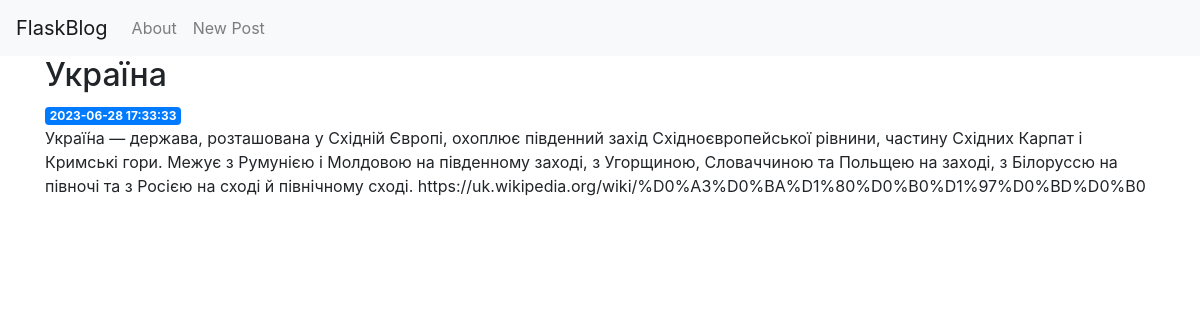
The page /1 on the database its author committed.
### tables this page shows
CREATE TABLE posts (
    id INTEGER PRIMARY KEY AUTOINCREMENT,
    created TIMESTAMP NOT NULL DEFAULT CURRENT_TIMESTAMP,
    title TEXT NOT NULL,
    content TEXT NOT NULL,
    img VARCHAR(255)
);

### app.py (the view)
@app.route('/<int:post_id>')
def post(post_id):
    post = get_post(post_id)
    return render_template('post.html', post=post)

### app.py (called while the page is built)
def get_db_connection():
    conn = sqlite3.connect('database.db')
    conn.row_factory = sqlite3.Row
    return conn

def get_post(post_id):
    conn = get_db_connection()
    post = conn.execute('SELECT * FROM posts WHERE id = ?',
                        (post_id,)).fetchone()
    conn.close()
    if post is None:
        abort(404)
    return post

### templates/post.html (shortened to what this page needs)
{% extends 'base.html' %}
{% block content %}
    <h2>{% block title %} {{ post['title'] }} {% endblock %}</h2>
    <span class="badge badge-primary">{{ post['created'] }}</span>
    <p>{{ post['content'] }}</p>
{% endblock %}

### rows shown on the page
posts: title "Україна", created "2023-06-28 17:33:33", content "Украї́на — держава, розташована у Східній Європі, охоплює південний захід Східноєвропейської рівнини, частину Східних Карпат і Кримські гори. Межує з Румунією і Молдовою на південному заході, з Угорщиною, Словаччиною та Польщею на заході, з Білоруссю на півночі та з Росією на сході й північному сході. https://uk.wikipedia.org/wiki/%D0%A3%D0%BA%D1%80%D0%B0%D1%97%D0%BD%D0%B0"
